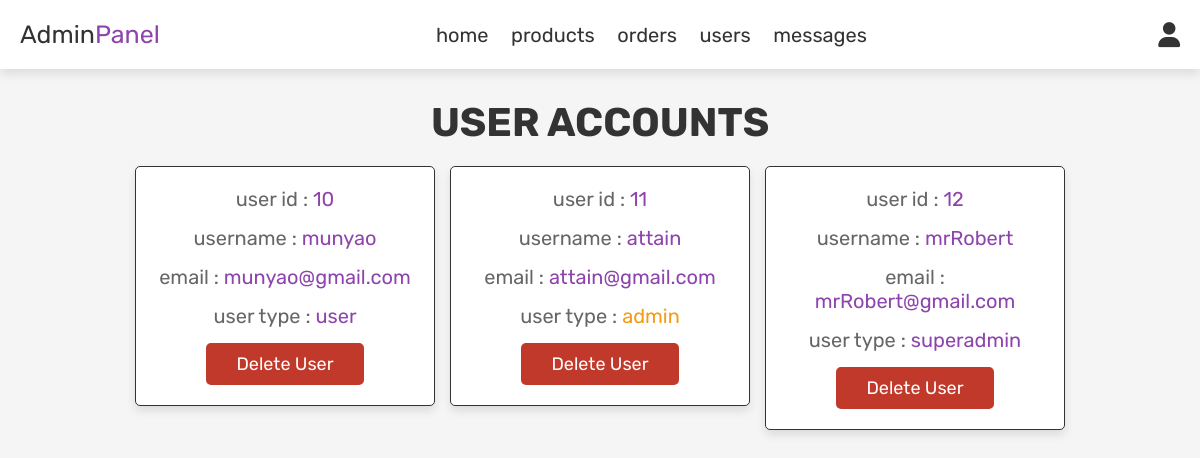
Screenshot of /admin_users.php (signed in) with the database file from the repository.
### tables this page shows
CREATE TABLE `users` (
  `id` int(100) NOT NULL,
  `name` varchar(100) NOT NULL,
  `email` varchar(100) NOT NULL,
  `password` varchar(100) NOT NULL,
  `user_type` varchar(20) NOT NULL DEFAULT 'user'
);

### admin_users.php (the view, shortened to what this page needs)
<?php
include 'config.php';
?>
<!DOCTYPE html>
<html lang="en">
<head>
   <link rel="stylesheet" href="https://cdnjs.cloudflare.com/ajax/libs/font-awesome/6.0.0/css/all.min.css">
   <link rel="stylesheet" href="css/admin_style.css">
</head>
<body>
<?php include 'admin_header.php'; ?>
<section class="users">
   <h1 class="title"> user accounts </h1>
   <div class="box-container">
      <?php
         $select_users = mysqli_query($conn, "SELECT * FROM `users`") or die('query failed');
         while($fetch_users = mysqli_fetch_assoc($select_users)){
      ?>
      <div class="box">
         <p> user id : <span><?php echo $fetch_users['id']; ?></span> </p>
         <p> username : <span><?php echo $fetch_users['name']; ?></span> </p>
         <p> email : <span><?php echo $fetch_users['email']; ?></span> </p>
         <p> user type : <span style="color:<?php if($fetch_users['user_type'] == 'admin'){ echo 'var(--orange)'; } ?>"><?php echo $fetch_users['user_type']; ?></span> </p>
         <a href="admin_users.php?delete=<?php echo $fetch_users['id']; ?>" onclick="return confirm('delete this user?');" class="delete-btn">delete user</a>
      </div>
      <?php
         };
      ?>
   </div>
</section>
</body>
</html>

### admin_header.php (shortened to what this page needs)
<header class="header">
   <div class="flex">
      <a href="admin_page.php" class="logo">Admin<span>Panel</span></a>
      <nav class="navbar">
         <a href="admin_page.php">home</a>
         <a href="admin_products.php">products</a>
         <a href="admin_orders.php">orders</a>
         <a href="admin_users.php">users</a>
         <a href="admin_contacts.php">messages</a>
      </nav>
      <div class="icons">
         <div id="user-btn" class="fas fa-user"></div>
      </div>
   </div>
</header>

### css/admin_style.css (style rules this page uses)
:root { --purple:#8e44ad; --red:#c0392b; --orange:#f39c12; --black:#333; --white:#fff; --light-color:#666; --light-white:#ccc; --light-bg:#f5f5f5; --border:.1rem solid var(--black); --box-shadow:0 .5rem 1rem rgba(0,0,0,.1); }
* { font-family: 'Rubik', sans-serif; margin:0; padding:0; box-sizing: border-box; outline: none; border:none; text-decoration: none; transition:all .2s linear; }
html { font-size: 62.5%; overflow-x: hidden; }
body { background-color: var(--light-bg); }
section { padding:3rem 2rem; }
.title { text-align: center; margin-bottom: 2rem; text-transform: uppercase; color:var(--black); font-size: 4rem; }
.btn, .option-btn, .delete-btn, .white-btn { display: inline-block; margin-top: 1rem; padding:1rem 3rem; cursor: pointer; color:var(--white); font-size: 1.8rem; border-radius: .5rem; text-transform: capitalize; }
.delete-btn { background-color: var(--red); }
.header { position: sticky; top:0; left:0; right:0; z-index: 1000; background-color: var(--white); box-shadow: var(--box-shadow); }
.header .flex { display: flex; align-items: center; padding:2rem; justify-content: space-between; position: relative; max-width: 1200px; margin:0 auto; }
.header .flex .logo { font-size: 2.5rem; color:var(--black); }
.header .flex .logo span { color:var(--purple); }
.header .flex .navbar a { margin:0 1rem; font-size: 2rem; color:var(--black); }
.header .flex .icons div { margin-left: 1.5rem; font-size: 2.5rem; cursor: pointer; color:var(--black); }
.users .box-container { display: grid; grid-template-columns: repeat(auto-fit, 30rem); justify-content: center; gap:1.5rem; max-width: 1200px; margin:0 auto; align-items: flex-start; }
.users .box-container .box { background-color: var(--white); padding:2rem; border:var(--border); box-shadow: var(--box-shadow); border-radius: .5rem; text-align: center; }
.users .box-container .box p { padding-bottom: 1.5rem; font-size: 2rem; color:var(--light-color); }
.users .box-container .box p span { color:var(--purple); }
.users .box-container .box .delete-btn { margin-top: 0; }

### rows the page displays
users: id "10", name "munyao", email "munyao@gmail.com", user_type "user"
users: id "11", name "attain", email "attain@gmail.com", user_type "admin"
users: id "12", name "mrRobert", email "mrRobert@gmail.com", user_type "superadmin"
